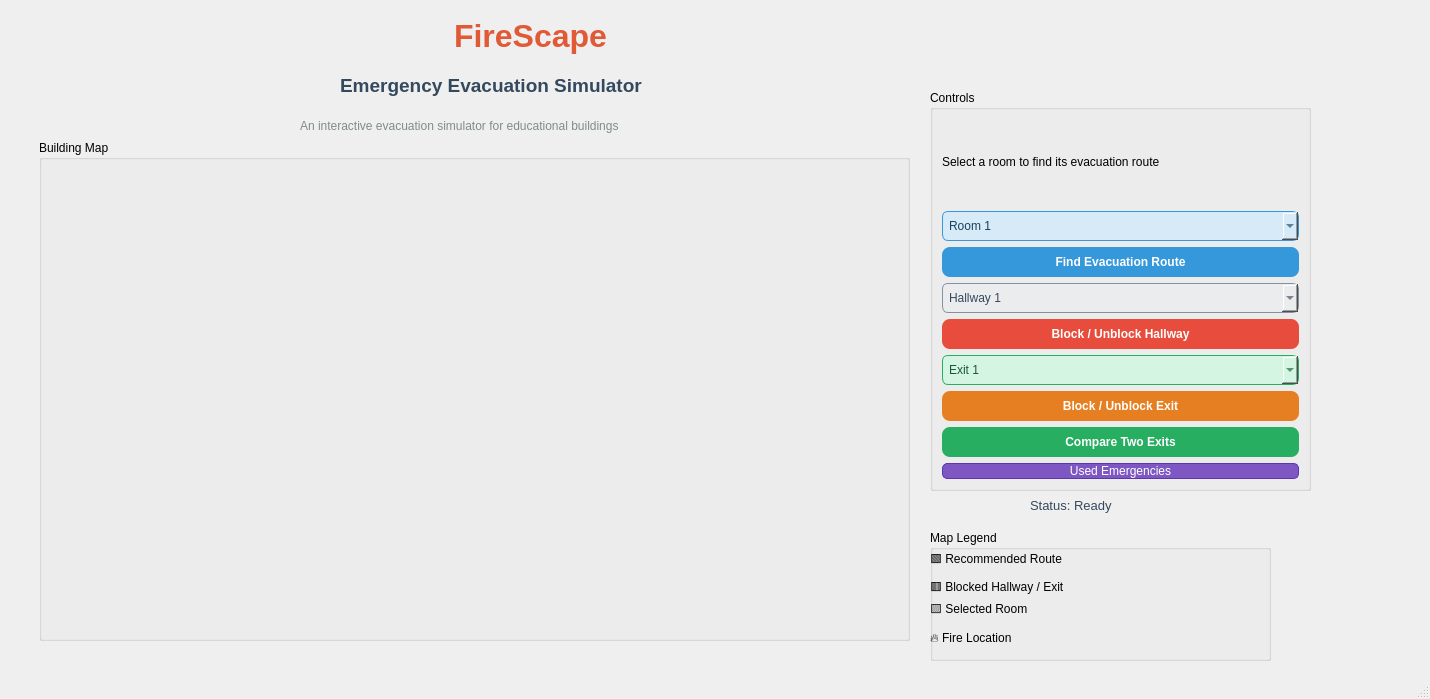
<?xml version="1.0" encoding="UTF-8"?>
<ui version="4.0">
 <class>MainWindow</class>
 <widget class="QMainWindow" name="MainWindow">
  <property name="geometry">
   <rect>
    <x>0</x>
    <y>0</y>
    <width>1430</width>
    <height>699</height>
   </rect>
  </property>
  <property name="windowTitle">
   <string>MainWindow</string>
  </property>
  <property name="styleSheet">
   <string notr="true"/>
  </property>
  <widget class="QWidget" name="centralwidget">
   <widget class="QLabel" name="label">
    <property name="geometry">
     <rect>
      <x>420</x>
      <y>10</y>
      <width>221</width>
      <height>51</height>
     </rect>
    </property>
    <property name="font">
     <font>
      <pointsize>24</pointsize>
      <bold>true</bold>
     </font>
    </property>
    <property name="styleSheet">
     <string notr="true">color: #E05A36;</string>
    </property>
    <property name="text">
     <string>FireScape</string>
    </property>
    <property name="alignment">
     <set>Qt::AlignmentFlag::AlignCenter</set>
    </property>
   </widget>
   <widget class="QLabel" name="label_2">
    <property name="geometry">
     <rect>
      <x>340</x>
      <y>60</y>
      <width>411</width>
      <height>51</height>
     </rect>
    </property>
    <property name="font">
     <font>
      <pointsize>14</pointsize>
      <bold>true</bold>
     </font>
    </property>
    <property name="styleSheet">
     <string notr="true">color: #34495E;</string>
    </property>
    <property name="text">
     <string>Emergency Evacuation Simulator</string>
    </property>
   </widget>
   <widget class="QGroupBox" name="groupBox">
    <property name="geometry">
     <rect>
      <x>39</x>
      <y>140</y>
      <width>871</width>
      <height>501</height>
     </rect>
    </property>
    <property name="title">
     <string>Building Map</string>
    </property>
    <widget class="QWidget" name="mapWidget" native="true">
     <property name="geometry">
      <rect>
       <x>10</x>
       <y>30</y>
       <width>851</width>
       <height>461</height>
      </rect>
     </property>
     <property name="minimumSize">
      <size>
       <width>500</width>
       <height>400</height>
      </size>
     </property>
    </widget>
   </widget>
   <widget class="QGroupBox" name="groupBox_2">
    <property name="geometry">
     <rect>
      <x>930</x>
      <y>90</y>
      <width>381</width>
      <height>401</height>
     </rect>
    </property>
    <property name="title">
     <string>Controls</string>
    </property>
    <layout class="QVBoxLayout" name="verticalLayout">
     <item>
      <widget class="QLabel" name="routeInfoLabel">
       <property name="text">
        <string>Select a room to find its evacuation route</string>
       </property>
      </widget>
     </item>
     <item>
      <widget class="QComboBox" name="findRouteButton_2">
       <property name="styleSheet">
        <string notr="true">QComboBox {
    background-color: #D6EAF8;
    color: #154360;
    border: 1px solid #3498DB;
    border-radius: 6px;
    padding: 6px;
}</string>
       </property>
       <item>
        <property name="text">
         <string>Room 1</string>
        </property>
       </item>
       <item>
        <property name="text">
         <string>Room 2</string>
        </property>
       </item>
       <item>
        <property name="text">
         <string>Room 3</string>
        </property>
       </item>
       <item>
        <property name="text">
         <string>Room 4</string>
        </property>
       </item>
       <item>
        <property name="text">
         <string>Room 5</string>
        </property>
       </item>
       <item>
        <property name="text">
         <string>Room 6</string>
        </property>
       </item>
       <item>
        <property name="text">
         <string>Room 7</string>
        </property>
       </item>
       <item>
        <property name="text">
         <string>Room 8</string>
        </property>
       </item>
       <item>
        <property name="text">
         <string>Room 9</string>
        </property>
       </item>
       <item>
        <property name="text">
         <string>Room 10</string>
        </property>
       </item>
       <item>
        <property name="text">
         <string>Room 11</string>
        </property>
       </item>
       <item>
        <property name="text">
         <string>Room 12</string>
        </property>
       </item>
      </widget>
     </item>
     <item>
      <widget class="QPushButton" name="findRouteButton">
       <property name="styleSheet">
        <string notr="true">QPushButton {
    background-color: #3498DB;
    color: white;
    border: none;
    border-radius: 8px;
    padding: 8px;
    font-weight: bold;
}
QPushButton:hover {
    background-color: #2980B9;
}</string>
       </property>
       <property name="text">
        <string>Find Evacuation Route</string>
       </property>
      </widget>
     </item>
     <item>
      <widget class="QComboBox" name="hallwayComboBox">
       <property name="enabled">
        <bool>true</bool>
       </property>
       <property name="styleSheet">
        <string notr="true">QComboBox {
    background-color: #EAECEE;
    color: #34495E;
    border: 1px solid #85929E;
    border-radius: 6px;
    padding: 6px;
}</string>
       </property>
       <item>
        <property name="text">
         <string>Hallway 1</string>
        </property>
       </item>
       <item>
        <property name="text">
         <string>Hallway 2</string>
        </property>
       </item>
       <item>
        <property name="text">
         <string>Hallway 3</string>
        </property>
       </item>
       <item>
        <property name="text">
         <string>Hallway 4</string>
        </property>
       </item>
      </widget>
     </item>
     <item>
      <widget class="QPushButton" name="blockHallwayButton">
       <property name="styleSheet">
        <string notr="true">QPushButton {
    background-color: #E74C3C;
    color: white;
    border: none;
    border-radius: 8px;
    padding: 8px;
    font-weight: bold;
}
QPushButton:hover {
    background-color: #C0392B;
}</string>
       </property>
       <property name="text">
        <string>Block / Unblock Hallway</string>
       </property>
      </widget>
     </item>
     <item>
      <widget class="QComboBox" name="exitComboBox">
       <property name="styleSheet">
        <string notr="true">QComboBox {
    background-color: #D5F5E3;
    color: #145A32;
    border: 1px solid #27AE60;
    border-radius: 6px;
    padding: 6px;
}</string>
       </property>
       <item>
        <property name="text">
         <string>Exit 1</string>
        </property>
       </item>
       <item>
        <property name="text">
         <string>Exit 2</string>
        </property>
       </item>
      </widget>
     </item>
     <item>
      <widget class="QPushButton" name="blockExitButton">
       <property name="styleSheet">
        <string notr="true">QPushButton {
    background-color: #E67E22;
    color: white;
    border: none;
    border-radius: 8px;
    padding: 8px;
    font-weight: bold;
}
QPushButton:hover {
    background-color: #D35400;
}</string>
       </property>
       <property name="text">
        <string>Block / Unblock Exit</string>
       </property>
      </widget>
     </item>
     <item>
      <widget class="QPushButton" name="compareExitsButton">
       <property name="styleSheet">
        <string notr="true">QPushButton {
    background-color: #27AE60;
    color: white;
    border: none;
    border-radius: 8px;
    padding: 8px;
    font-weight: bold;
}
QPushButton:hover {
    background-color: #219150;
}</string>
       </property>
       <property name="text">
        <string>Compare Two Exits</string>
       </property>
      </widget>
     </item>
     <item>
      <widget class="QPushButton" name="pushButton">
       <property name="styleSheet">
        <string notr="true">background-color: #7E57C2;
color: white;
border: 1px solid #5E35B1;
border-radius: 5px;</string>
       </property>
       <property name="text">
        <string>Used Emergencies</string>
       </property>
      </widget>
     </item>
    </layout>
   </widget>
   <widget class="QLabel" name="label_4">
    <property name="geometry">
     <rect>
      <x>300</x>
      <y>110</y>
      <width>451</width>
      <height>31</height>
     </rect>
    </property>
    <property name="styleSheet">
     <string notr="true">color: #7F8C8D;</string>
    </property>
    <property name="text">
     <string>An interactive evacuation simulator for educational buildings</string>
    </property>
   </widget>
   <widget class="QGroupBox" name="legendGroupBox">
    <property name="geometry">
     <rect>
      <x>930</x>
      <y>530</y>
      <width>341</width>
      <height>131</height>
     </rect>
    </property>
    <property name="title">
     <string>Map Legend</string>
    </property>
    <widget class="QLabel" name="label_5">
     <property name="geometry">
      <rect>
       <x>0</x>
       <y>10</y>
       <width>191</width>
       <height>41</height>
      </rect>
     </property>
     <property name="minimumSize">
      <size>
       <width>16</width>
       <height>16</height>
      </size>
     </property>
     <property name="text">
      <string>🟩 Recommended Route</string>
     </property>
    </widget>
    <widget class="QLabel" name="label_6">
     <property name="geometry">
      <rect>
       <x>0</x>
       <y>50</y>
       <width>191</width>
       <height>16</height>
      </rect>
     </property>
     <property name="minimumSize">
      <size>
       <width>16</width>
       <height>16</height>
      </size>
     </property>
     <property name="text">
      <string>🟥 Blocked Hallway / Exit</string>
     </property>
    </widget>
    <widget class="QLabel" name="label_7">
     <property name="geometry">
      <rect>
       <x>0</x>
       <y>70</y>
       <width>141</width>
       <height>21</height>
      </rect>
     </property>
     <property name="minimumSize">
      <size>
       <width>16</width>
       <height>16</height>
      </size>
     </property>
     <property name="text">
      <string>🟨 Selected Room</string>
     </property>
    </widget>
    <widget class="QLabel" name="label_8">
     <property name="geometry">
      <rect>
       <x>0</x>
       <y>100</y>
       <width>121</width>
       <height>16</height>
      </rect>
     </property>
     <property name="minimumSize">
      <size>
       <width>16</width>
       <height>16</height>
      </size>
     </property>
     <property name="text">
      <string>🔥 Fire Location</string>
     </property>
    </widget>
   </widget>
   <widget class="QLabel" name="statusLabel">
    <property name="geometry">
     <rect>
      <x>1030</x>
      <y>480</y>
      <width>251</width>
      <height>51</height>
     </rect>
    </property>
    <property name="font">
     <font>
      <pointsize>10</pointsize>
     </font>
    </property>
    <property name="styleSheet">
     <string notr="true">color: #34495E;</string>
    </property>
    <property name="text">
     <string>Status: Ready</string>
    </property>
   </widget>
  </widget>
  <widget class="QMenuBar" name="menubar">
   <property name="geometry">
    <rect>
     <x>0</x>
     <y>0</y>
     <width>1430</width>
     <height>25</height>
    </rect>
   </property>
  </widget>
  <widget class="QStatusBar" name="statusbar"/>
 </widget>
 <resources/>
 <connections/>
</ui>
